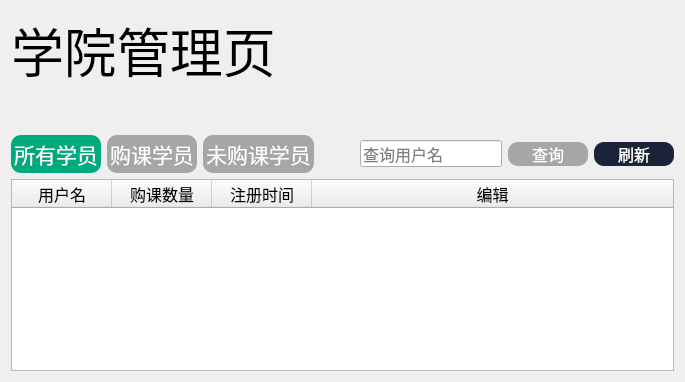
       <widget class="QWidget" name="page_2">
        <layout class="QHBoxLayout" name="horizontalLayout_96">
         <item>
          <layout class="QVBoxLayout" name="verticalLayout_51">
           <item>
            <widget class="QLabel" name="label_42">
             <property name="font">
              <font>
               <pointsize>40</pointsize>
              </font>
             </property>
             <property name="text">
              <string>学院管理页</string>
             </property>
            </widget>
           </item>
           <item>
            <spacer name="verticalSpacer_74">
             <property name="orientation">
              <enum>Qt::Vertical</enum>
             </property>
             <property name="sizeType">
              <enum>QSizePolicy::Minimum</enum>
             </property>
             <property name="sizeHint" stdset="0">
              <size>
               <width>20</width>
               <height>40</height>
              </size>
             </property>
            </spacer>
           </item>
           <item>
            <layout class="QHBoxLayout" name="horizontalLayout_95">
             <item>
              <widget class="QPushButton" name="pushButton_9">
               <property name="font">
                <font>
                 <pointsize>16</pointsize>
                </font>
               </property>
               <property name="styleSheet">
                <string notr="true">QPushButton{
	background-color: rgb(166, 166, 166);
	border-radius:10px;
	color: rgb(255, 255, 255);
	padding:3px;
}
QPushButton:hover{
	background-color: rgb(0, 217, 159);
}
QPushButton:checked{
	background-color: rgb(0, 170, 127);
}</string>
               </property>
               <property name="text">
                <string>所有学员</string>
               </property>
               <property name="checkable">
                <bool>true</bool>
               </property>
               <property name="checked">
                <bool>true</bool>
               </property>
               <property name="autoExclusive">
                <bool>true</bool>
               </property>
              </widget>
             </item>
             <item>
              <widget class="QPushButton" name="pushButton_10">
               <property name="font">
                <font>
                 <pointsize>16</pointsize>
                </font>
               </property>
               <property name="styleSheet">
                <string notr="true">QPushButton{
	background-color: rgb(166, 166, 166);
	border-radius:10px;
	color: rgb(255, 255, 255);
	padding:3px;
}
QPushButton:hover{
	background-color: rgb(0, 217, 159);
}
QPushButton:checked{
	background-color: rgb(0, 170, 127);
}</string>
               </property>
               <property name="text">
                <string>购课学员</string>
               </property>
               <property name="checkable">
                <bool>true</bool>
               </property>
               <property name="checked">
                <bool>false</bool>
               </property>
               <property name="autoExclusive">
                <bool>true</bool>
               </property>
              </widget>
             </item>
             <item>
              <widget class="QPushButton" name="pushButton_14">
               <property name="font">
                <font>
                 <pointsize>16</pointsize>
                </font>
               </property>
               <property name="styleSheet">
                <string notr="true">QPushButton{
	background-color: rgb(166, 166, 166);
	border-radius:10px;
	color: rgb(255, 255, 255);
	padding:3px;
}
QPushButton:hover{
	background-color: rgb(0, 217, 159);
}
QPushButton:checked{
	background-color: rgb(0, 170, 127);
}</string>
               </property>
               <property name="text">
                <string>未购课学员</string>
               </property>
               <property name="checkable">
                <bool>true</bool>
               </property>
               <property name="checked">
                <bool>false</bool>
               </property>
               <property name="autoExclusive">
                <bool>true</bool>
               </property>
              </widget>
             </item>
             <item>
              <spacer name="horizontalSpacer_2">
               <property name="orientation">
                <enum>Qt::Horizontal</enum>
               </property>
               <property name="sizeHint" stdset="0">
                <size>
                 <width>40</width>
                 <height>20</height>
                </size>
               </property>
              </spacer>
             </item>
             <item>
              <widget class="QLineEdit" name="lineEdit">
               <property name="font">
                <font>
                 <pointsize>12</pointsize>
                </font>
               </property>
               <property name="placeholderText">
                <string>查询用户名</string>
               </property>
              </widget>
             </item>
             <item>
              <widget class="QPushButton" name="pushButton_15">
               <property name="minimumSize">
                <size>
                 <width>80</width>
                 <height>0</height>
                </size>
               </property>
               <property name="font">
                <font>
                 <pointsize>12</pointsize>
                </font>
               </property>
               <property name="styleSheet">
                <string notr="true">QPushButton{
	color: rgb(255, 255, 255);
	border-radius: 10px;
	background-color: rgb(166, 166, 166);
}
QPushButton:hover{
	background-color: rgb(232, 232, 232);
}
QPushButton:pressed{
	background-color: rgb(166, 166, 166);
}</string>
               </property>
               <property name="text">
                <string>查询</string>
               </property>
              </widget>
             </item>
             <item>
              <widget class="QPushButton" name="pushButton_22">
               <property name="minimumSize">
                <size>
                 <width>80</width>
                 <height>0</height>
                </size>
               </property>
               <property name="maximumSize">
                <size>
                 <width>100</width>
                 <height>16777215</height>
                </size>
               </property>
               <property name="font">
                <font>
                 <pointsize>12</pointsize>
                </font>
               </property>
               <property name="styleSheet">
                <string notr="true">QPushButton{
	background-color: rgb(27, 35, 56);
	border-radius:10px;
	color: rgb(255, 255, 255);
}
QPushButton:hover{
	background-color: rgb(47, 60, 97);
}
QPushButton:Pressed{
	background-color: rgb(19, 24, 39);
}
</string>
               </property>
               <property name="text">
                <string>刷新</string>
               </property>
              </widget>
             </item>
            </layout>
           </item>
           <item>
            <widget class="QTableWidget" name="tableWidget">
             <property name="font">
              <font>
               <pointsize>12</pointsize>
              </font>
             </property>
             <property name="styleSheet">
              <string notr="true">QTableWidget:item{
	border-bottom:0.5px solid rgb(195, 195, 195);
	selection-color: rgb(0, 0, 0);
}</string>
             </property>
             <property name="showGrid">
              <bool>false</bool>
             </property>
             <attribute name="horizontalHeaderShowSortIndicator" stdset="0">
              <bool>false</bool>
             </attribute>
             <attribute name="horizontalHeaderStretchLastSection">
              <bool>true</bool>
             </attribute>
             <attribute name="verticalHeaderVisible">
              <bool>false</bool>
             </attribute>
             <column>
              <property name="text">
               <string>用户名</string>
              </property>
             </column>
             <column>
              <property name="text">
               <string>购课数量</string>
              </property>
             </column>
             <column>
              <property name="text">
               <string>注册时间</string>
              </property>
             </column>
             <column>
              <property name="text">
               <string>编辑</string>
              </property>
             </column>
            </widget>
           </item>
          </layout>
         </item>
        </layout>
       </widget>
